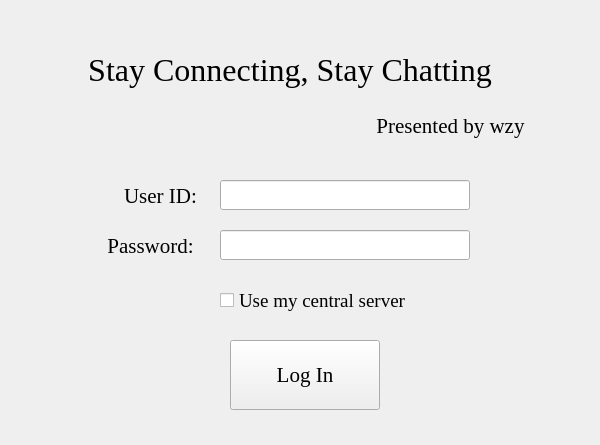
<?xml version="1.0" encoding="UTF-8"?>
<ui version="4.0">
 <class>Form</class>
 <widget class="QWidget" name="Form">
  <property name="geometry">
   <rect>
    <x>0</x>
    <y>0</y>
    <width>600</width>
    <height>445</height>
   </rect>
  </property>
  <property name="windowTitle">
   <string>Form</string>
  </property>
  <widget class="QLabel" name="label">
   <property name="geometry">
    <rect>
     <x>15</x>
     <y>20</y>
     <width>550</width>
     <height>100</height>
    </rect>
   </property>
   <property name="font">
    <font>
     <family>Times New Roman</family>
     <pointsize>24</pointsize>
    </font>
   </property>
   <property name="text">
    <string>Stay Connecting, Stay Chatting</string>
   </property>
   <property name="alignment">
    <set>Qt::AlignCenter</set>
   </property>
  </widget>
  <widget class="QLineEdit" name="idLE">
   <property name="geometry">
    <rect>
     <x>220</x>
     <y>180</y>
     <width>250</width>
     <height>30</height>
    </rect>
   </property>
   <property name="font">
    <font>
     <family>宋体</family>
     <pointsize>16</pointsize>
    </font>
   </property>
  </widget>
  <widget class="QPushButton" name="log_inBtn">
   <property name="geometry">
    <rect>
     <x>230</x>
     <y>340</y>
     <width>150</width>
     <height>70</height>
    </rect>
   </property>
   <property name="font">
    <font>
     <family>Times New Roman</family>
     <pointsize>16</pointsize>
    </font>
   </property>
   <property name="text">
    <string>Log In</string>
   </property>
  </widget>
  <widget class="QLabel" name="label_3">
   <property name="geometry">
    <rect>
     <x>110</x>
     <y>170</y>
     <width>101</width>
     <height>51</height>
    </rect>
   </property>
   <property name="font">
    <font>
     <family>Times New Roman</family>
     <pointsize>16</pointsize>
    </font>
   </property>
   <property name="text">
    <string>User ID:</string>
   </property>
   <property name="alignment">
    <set>Qt::AlignCenter</set>
   </property>
  </widget>
  <widget class="QLabel" name="label_2">
   <property name="geometry">
    <rect>
     <x>350</x>
     <y>100</y>
     <width>201</width>
     <height>51</height>
    </rect>
   </property>
   <property name="font">
    <font>
     <family>Times New Roman</family>
     <pointsize>16</pointsize>
    </font>
   </property>
   <property name="text">
    <string>Presented by wzy</string>
   </property>
   <property name="alignment">
    <set>Qt::AlignCenter</set>
   </property>
  </widget>
  <widget class="QLineEdit" name="pswLE">
   <property name="geometry">
    <rect>
     <x>220</x>
     <y>230</y>
     <width>250</width>
     <height>30</height>
    </rect>
   </property>
   <property name="font">
    <font>
     <family>宋体</family>
     <pointsize>16</pointsize>
    </font>
   </property>
   <property name="echoMode">
    <enum>QLineEdit::Password</enum>
   </property>
  </widget>
  <widget class="QLabel" name="label_4">
   <property name="geometry">
    <rect>
     <x>90</x>
     <y>220</y>
     <width>121</width>
     <height>51</height>
    </rect>
   </property>
   <property name="font">
    <font>
     <family>Times New Roman</family>
     <pointsize>16</pointsize>
    </font>
   </property>
   <property name="text">
    <string>Password:</string>
   </property>
   <property name="alignment">
    <set>Qt::AlignCenter</set>
   </property>
  </widget>
  <widget class="QCheckBox" name="use_my_central_serverCB">
   <property name="geometry">
    <rect>
     <x>220</x>
     <y>280</y>
     <width>231</width>
     <height>41</height>
    </rect>
   </property>
   <property name="font">
    <font>
     <family>Times New Roman</family>
     <pointsize>14</pointsize>
    </font>
   </property>
   <property name="text">
    <string>Use my central server</string>
   </property>
  </widget>
 </widget>
 <resources/>
 <connections/>
</ui>
